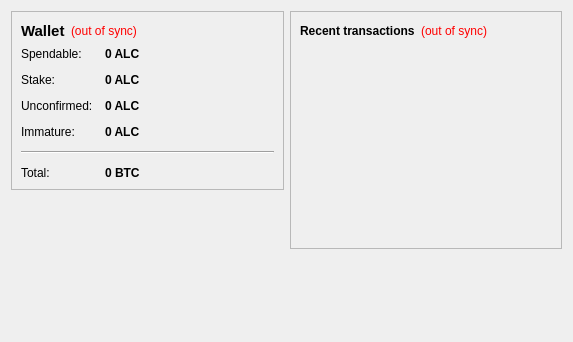
<?xml version="1.0" encoding="UTF-8"?>
<ui version="4.0">
 <class>OverviewPage</class>
 <widget class="QWidget" name="OverviewPage">
  <property name="geometry">
   <rect>
    <x>0</x>
    <y>0</y>
    <width>573</width>
    <height>342</height>
   </rect>
  </property>
  <property name="windowTitle">
   <string>Form</string>
  </property>
  <layout class="QHBoxLayout" name="horizontalLayout" stretch="1,1">
   <item>
    <layout class="QVBoxLayout" name="verticalLayout_2">
     <item>
      <widget class="QFrame" name="frame">
       <property name="frameShape">
        <enum>QFrame::StyledPanel</enum>
       </property>
       <property name="frameShadow">
        <enum>QFrame::Raised</enum>
       </property>
       <layout class="QVBoxLayout" name="verticalLayout_4">
        <item>
         <layout class="QHBoxLayout" name="horizontalLayout_4">
          <item>
           <widget class="QLabel" name="label_5">
            <property name="font">
             <font>
              <pointsize>11</pointsize>
              <weight>75</weight>
              <bold>true</bold>
             </font>
            </property>
            <property name="text">
             <string>Wallet</string>
            </property>
           </widget>
          </item>
          <item>
           <widget class="QLabel" name="labelWalletStatus">
            <property name="toolTip">
             <string>The displayed information may be out of date. Your wallet automatically synchronizes with the PeaceCoin network after a connection is established, but this process has not completed yet.</string>
            </property>
            <property name="styleSheet">
             <string notr="true">QLabel { color: red; }</string>
            </property>
            <property name="text">
             <string notr="true">(out of sync)</string>
            </property>
            <property name="alignment">
             <set>Qt::AlignLeading|Qt::AlignLeft|Qt::AlignVCenter</set>
            </property>
           </widget>
          </item>
          <item>
           <spacer name="horizontalSpacer_2">
            <property name="orientation">
             <enum>Qt::Horizontal</enum>
            </property>
            <property name="sizeHint" stdset="0">
             <size>
              <width>40</width>
              <height>20</height>
             </size>
            </property>
           </spacer>
          </item>
         </layout>
        </item>
        <item>
         <layout class="QFormLayout" name="formLayout_2">
          <property name="fieldGrowthPolicy">
           <enum>QFormLayout::AllNonFixedFieldsGrow</enum>
          </property>
          <property name="horizontalSpacing">
           <number>12</number>
          </property>
          <property name="verticalSpacing">
           <number>12</number>
          </property>
          <item row="0" column="0">
           <widget class="QLabel" name="label">
            <property name="text">
             <string>Spendable:</string>
            </property>
           </widget>
          </item>
          <item row="0" column="1">
           <widget class="QLabel" name="labelBalance">
            <property name="font">
             <font>
              <weight>75</weight>
              <bold>true</bold>
             </font>
            </property>
            <property name="cursor">
             <cursorShape>IBeamCursor</cursorShape>
            </property>
            <property name="toolTip">
             <string>Your current spendable balance</string>
            </property>
            <property name="text">
             <string notr="true">0 ALC</string>
            </property>
            <property name="textInteractionFlags">
             <set>Qt::LinksAccessibleByMouse|Qt::TextSelectableByKeyboard|Qt::TextSelectableByMouse</set>
            </property>
           </widget>
          </item>
          <item row="1" column="0">
           <widget class="QLabel" name="label_6">
            <property name="text">
             <string>Stake:</string>
            </property>
           </widget>
          </item>
          <item row="1" column="1">
           <widget class="QLabel" name="labelStake">
            <property name="font">
             <font>
              <weight>75</weight>
              <bold>true</bold>
             </font>
            </property>
            <property name="cursor">
             <cursorShape>IBeamCursor</cursorShape>
            </property>
            <property name="toolTip">
             <string>Total of coins that was staked, and do not yet count toward the current balance</string>
            </property>
            <property name="text">
             <string notr="true">0 ALC</string>
            </property>
            <property name="textInteractionFlags">
             <set>Qt::LinksAccessibleByMouse|Qt::TextSelectableByKeyboard|Qt::TextSelectableByMouse</set>
            </property>
           </widget>
          </item>
          <item row="2" column="0">
           <widget class="QLabel" name="label_3">
            <property name="text">
             <string>Unconfirmed:</string>
            </property>
           </widget>
          </item>
          <item row="2" column="1">
           <widget class="QLabel" name="labelUnconfirmed">
            <property name="font">
             <font>
              <weight>75</weight>
              <bold>true</bold>
             </font>
            </property>
            <property name="cursor">
             <cursorShape>IBeamCursor</cursorShape>
            </property>
            <property name="toolTip">
             <string>Total of transactions that have yet to be confirmed, and do not yet count toward the current balance</string>
            </property>
            <property name="text">
             <string notr="true">0 ALC</string>
            </property>
            <property name="textInteractionFlags">
             <set>Qt::LinksAccessibleByMouse|Qt::TextSelectableByKeyboard|Qt::TextSelectableByMouse</set>
            </property>
           </widget>
          </item>
          <item row="3" column="0">
           <widget class="QLabel" name="labelImmatureText">
            <property name="text">
             <string>Immature:</string>
            </property>
           </widget>
          </item>
          <item row="3" column="1">
           <widget class="QLabel" name="labelImmature">
            <property name="font">
             <font>
              <weight>75</weight>
              <bold>true</bold>
             </font>
            </property>
            <property name="toolTip">
             <string>Mined balance that has not yet matured</string>
            </property>
            <property name="text">
             <string notr="true">0 ALC</string>
            </property>
            <property name="textInteractionFlags">
             <set>Qt::LinksAccessibleByMouse|Qt::TextSelectableByKeyboard|Qt::TextSelectableByMouse</set>
            </property>
           </widget>
          </item>
          <item row="4" column="0" colspan="2">
           <widget class="Line" name="line">
            <property name="orientation">
             <enum>Qt::Horizontal</enum>
            </property>
           </widget>
          </item>
          <item row="5" column="0">
           <widget class="QLabel" name="labelTotalText">
            <property name="text">
             <string>Total:</string>
            </property>
           </widget>
          </item>
          <item row="5" column="1">
           <widget class="QLabel" name="labelTotal">
            <property name="font">
             <font>
              <weight>75</weight>
              <bold>true</bold>
             </font>
            </property>
            <property name="cursor">
             <cursorShape>IBeamCursor</cursorShape>
            </property>
            <property name="toolTip">
             <string>Your current total balance</string>
            </property>
            <property name="text">
             <string notr="true">0 BTC</string>
            </property>
            <property name="textInteractionFlags">
             <set>Qt::LinksAccessibleByMouse|Qt::TextSelectableByKeyboard|Qt::TextSelectableByMouse</set>
            </property>
           </widget>
          </item>
         </layout>
        </item>
       </layout>
      </widget>
     </item>
     <item>
      <spacer name="verticalSpacer_3">
       <property name="orientation">
        <enum>Qt::Vertical</enum>
       </property>
       <property name="sizeHint" stdset="0">
        <size>
         <width>20</width>
         <height>40</height>
        </size>
       </property>
      </spacer>
     </item>
     <item>
      <widget class="QLabel" name="label_2">
       <property name="text">
        <string/>
       </property>
       <property name="pixmap">
        <pixmap resource="../bitcoin.qrc">:/images/backg</pixmap>
       </property>
       <property name="scaledContents">
        <bool>false</bool>
       </property>
       <property name="alignment">
        <set>Qt::AlignCenter</set>
       </property>
      </widget>
     </item>
     <item>
      <spacer name="verticalSpacer">
       <property name="orientation">
        <enum>Qt::Vertical</enum>
       </property>
       <property name="sizeHint" stdset="0">
        <size>
         <width>20</width>
         <height>40</height>
        </size>
       </property>
      </spacer>
     </item>
    </layout>
   </item>
   <item>
    <layout class="QVBoxLayout" name="verticalLayout_3">
     <item>
      <widget class="QFrame" name="frame_2">
       <property name="frameShape">
        <enum>QFrame::StyledPanel</enum>
       </property>
       <property name="frameShadow">
        <enum>QFrame::Raised</enum>
       </property>
       <layout class="QVBoxLayout" name="verticalLayout">
        <item>
         <layout class="QHBoxLayout" name="horizontalLayout_2">
          <item>
           <widget class="QLabel" name="label_4">
            <property name="text">
             <string>&lt;b&gt;Recent transactions&lt;/b&gt;</string>
            </property>
           </widget>
          </item>
          <item>
           <widget class="QLabel" name="labelTransactionsStatus">
            <property name="toolTip">
             <string>The displayed information may be out of date. Your wallet automatically synchronizes with the PeaceCoin network after a connection is established, but this process has not completed yet.</string>
            </property>
            <property name="styleSheet">
             <string notr="true">QLabel { color: red; }</string>
            </property>
            <property name="text">
             <string notr="true">(out of sync)</string>
            </property>
            <property name="alignment">
             <set>Qt::AlignRight|Qt::AlignTrailing|Qt::AlignVCenter</set>
            </property>
           </widget>
          </item>
          <item>
           <spacer name="horizontalSpacer">
            <property name="orientation">
             <enum>Qt::Horizontal</enum>
            </property>
            <property name="sizeHint" stdset="0">
             <size>
              <width>40</width>
              <height>20</height>
             </size>
            </property>
           </spacer>
          </item>
         </layout>
        </item>
        <item>
         <widget class="QListView" name="listTransactions">
          <property name="styleSheet">
           <string notr="true">QListView { background: transparent; }</string>
          </property>
          <property name="frameShape">
           <enum>QFrame::NoFrame</enum>
          </property>
          <property name="verticalScrollBarPolicy">
           <enum>Qt::ScrollBarAlwaysOff</enum>
          </property>
          <property name="horizontalScrollBarPolicy">
           <enum>Qt::ScrollBarAlwaysOff</enum>
          </property>
          <property name="selectionMode">
           <enum>QAbstractItemView::NoSelection</enum>
          </property>
         </widget>
        </item>
       </layout>
      </widget>
     </item>
     <item>
      <spacer name="verticalSpacer_2">
       <property name="orientation">
        <enum>Qt::Vertical</enum>
       </property>
       <property name="sizeHint" stdset="0">
        <size>
         <width>20</width>
         <height>40</height>
        </size>
       </property>
      </spacer>
     </item>
    </layout>
   </item>
  </layout>
 </widget>
 <resources>
  <include location="../bitcoin.qrc"/>
 </resources>
 <connections/>
</ui>
